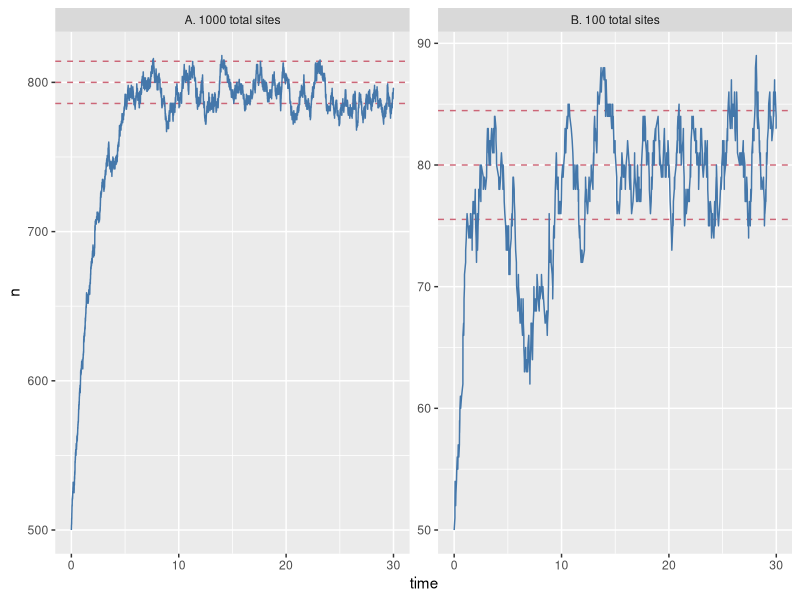

This chart was generated by the following R code:
library(dplyr)
library(readr)
library(ggplot2)
library(ggthemes)
theme_set(theme_grey())
# create colour palette
colours <- ptol_pal()(2)

# load-data
data <- read_csv(here::here("gillespie.csv"), col_types = "cdiddd")  

# recode-data
data <- data %>% 
  mutate(system_size = recode(system_size, large = "A. 1000 total sites", small= "B. 100 total sites")) 

# plot-gillespie
data %>%
  ggplot(aes(x = time)) + 
  geom_hline(aes(yintercept = mean), lty=2, col=colours[2]) + 
  geom_hline(aes(yintercept = minus_sd), lty=2, col=colours[2]) + 
  geom_hline(aes(yintercept = plus_sd), lty=2, col=colours[2]) + 
  geom_line(aes(y = n), col=colours[1]) +
  facet_wrap(~system_size, scales = "free_y") 
